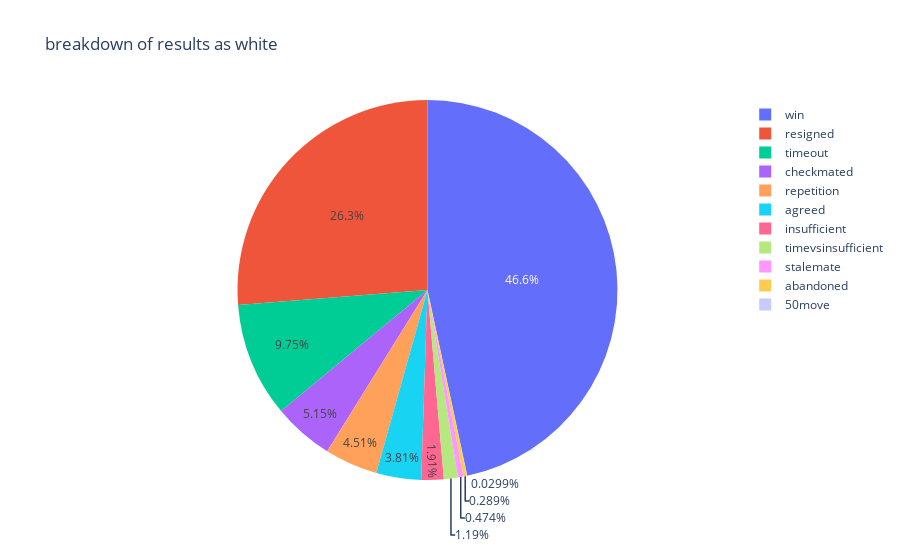

Notebook cell for this chart:
### Code cell
px.pie(white_results,values='count', names='result_white', title='breakdown of results as white')

### Figure 1 — Plotly figure (JSON) as saved in the notebook; plotly's stock layout.template omitted (floating-point values rounded to 4 significant figures)
{"data": [{"domain": {"x": [0, 1], "y": [0, 1]}, "hovertemplate": "result_white=%{label}<br>count=%{value}<extra></extra>", "labels": ["stalemate", "50move", "insufficient", "agreed", "timeout", "timevsinsufficient", "resigned", "win", "repetition", "abandoned", "checkmated"], "legendgroup": "", "name": "", "showlegend": true, "type": "pie", "values": [254, 16, 1021, 2044, 5223, 635, 14067, 24995, 2418, 155, 2758]}], "layout": {"legend": {"tracegroupgap": 0}, "title": {"text": "breakdown of results as white"}}}
